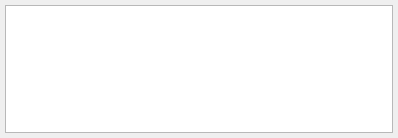
<?xml version="1.0" encoding="UTF-8"?>
<ui version="4.0">
 <class>UIBuildStep</class>
 <widget class="pDockWidget" name="UIBuildStep">
  <property name="geometry">
   <rect>
    <x>0</x>
    <y>0</y>
    <width>398</width>
    <height>138</height>
   </rect>
  </property>
  <property name="windowIcon">
   <iconset resource="../resources/MessageBox.qrc">
    <normaloff>:/icons/tabbuild.png</normaloff>:/icons/tabbuild.png</iconset>
  </property>
  <property name="windowTitle">
   <string>Build Steps</string>
  </property>
  <widget class="QWidget" name="centralwidget">
   <layout class="QVBoxLayout">
    <property name="spacing">
     <number>3</number>
    </property>
    <property name="margin">
     <number>5</number>
    </property>
    <item>
     <widget class="QListView" name="lvBuildSteps">
      <property name="selectionBehavior">
       <enum>QAbstractItemView::SelectRows</enum>
      </property>
      <property name="resizeMode">
       <enum>QListView::Adjust</enum>
      </property>
      <property name="uniformItemSizes">
       <bool>true</bool>
      </property>
     </widget>
    </item>
   </layout>
  </widget>
 </widget>
 <customwidgets>
  <customwidget>
   <class>pDockWidget</class>
   <extends>QDockWidget</extends>
   <header location="global">widgets/pDockWidget.h</header>
   <container>1</container>
  </customwidget>
 </customwidgets>
 <resources>
  <include location="../resources/MessageBox.qrc"/>
 </resources>
 <connections/>
</ui>
